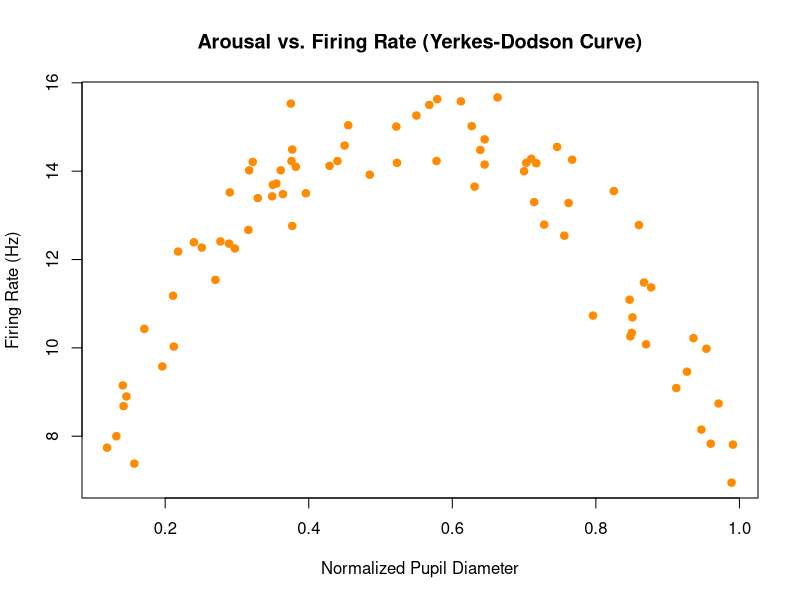

Here is the R script that generated this plot:
## ---- chunk 1
df <- read.csv("../data/lecture4_behavior_regression.csv")

# Inspect relationship between Pupil Diameter and Sensory Firing Rate
plot(df$pupil_diam, df$firing_rate, pch = 19, col = "darkorange",
     xlab = "Normalized Pupil Diameter", ylab = "Firing Rate (Hz)",
     main = "Arousal vs. Firing Rate (Yerkes-Dodson Curve)")
## ---- chunk 2
ch_cols <- paste0("lfp_ch_", 1:100)
p_values <- numeric(100)

for (i in 1:100) {
  test <- cor.test(df[, ch_cols[i]], df$behavior_score)
  p_values[i] <- test$p.value
}

# Number of uncorrected "discoveries" at alpha = 0.05
sum(p_values < 0.05)
